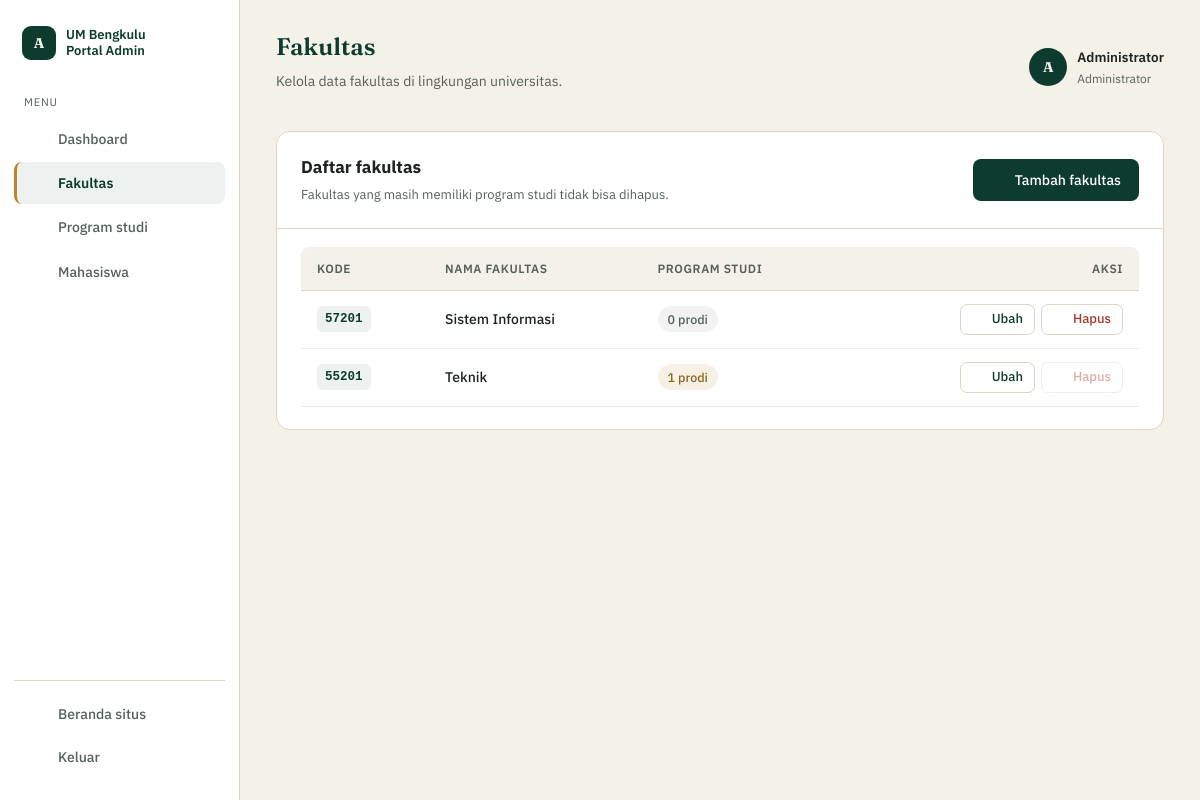
Screenshot of /administrator/fakultas.php (signed in) with the database file from the repository.
### tables this page shows
CREATE TABLE `fakultas` (
  `id` int(11) NOT NULL,
  `kode_fakultas` varchar(10) NOT NULL,
  `nama_fakultas` varchar(100) NOT NULL,
  `created_at` timestamp NULL DEFAULT current_timestamp(),
  `updated_at` timestamp NULL DEFAULT current_timestamp() ON UPDATE current_timestamp()
);

### administrator/fakultas.php (the view, shortened to what this page needs)
<?php
require __DIR__ . '/../includes/layout_admin.php';
include __DIR__ . '/../config/connection.php';
$daftar = mysqli_fetch_all(mysqli_query($koneksi, "
    SELECT f.id, f.kode_fakultas, f.nama_fakultas, COUNT(p.id) AS jumlah_prodi
    FROM fakultas f LEFT JOIN program_studi p ON p.id_fakultas = f.id
    GROUP BY f.id, f.kode_fakultas, f.nama_fakultas
    ORDER BY f.nama_fakultas ASC
"), MYSQLI_ASSOC);
admin_buka('Fakultas', 'Kelola data fakultas di lingkungan universitas.', 'fakultas', true);
?>
      <div class="panel panel-tabel">
        <div class="panel-kepala">
          <div>
            <h3>Daftar fakultas</h3>
            <p>Fakultas yang masih memiliki program studi tidak bisa dihapus.</p>
          </div>
          <a href="/administrator/fakultas_form.php" class="tombol-utama"><?= admin_ikon('tambah') ?>Tambah fakultas</a>
        </div>
        <?php if (empty($daftar)): ?>
          <div class="kosong-tabel">
            <b>Belum ada fakultas</b>
            Klik "Tambah fakultas" untuk membuat yang pertama.
          </div>
        <?php else: ?>
          <div class="panel-isi">
            <div class="tabel-gulir">
              <table class="tabel-data" data-cari="Cari kode atau nama fakultas...">
                <thead>
                  <tr><th>Kode</th><th>Nama fakultas</th><th>Program studi</th><th class="kanan">Aksi</th></tr>
                </thead>
                <tbody>
                  <?php foreach ($daftar as $f):
                      $jumlah = (int) $f['jumlah_prodi'];
                      $konfirmasi = 'Hapus fakultas "' . $f['nama_fakultas'] . '"? Tindakan ini tidak bisa dibatalkan.';
                  ?>
                  <tr>
                    <td><span class="kode-chip"><?= teks($f['kode_fakultas']) ?></span></td>
                    <td><span class="nama-utama"><?= teks($f['nama_fakultas']) ?></span></td>
                    <td data-order="<?= sprintf('%06d', $jumlah) ?>"><span class="lencana<?= $jumlah === 0 ? ' nol' : '' ?>"><?= $jumlah ?> prodi</span></td>
                    <td class="kanan">
                      <div class="aksi-baris">
                        <a class="tombol-aksi" href="/administrator/fakultas_form.php?id=<?= (int) $f['id'] ?>"><?= admin_ikon('pensil') ?>Ubah</a>
                        <form action="/administrator/fakultas_hapus.php" method="post"
                              onsubmit="return confirm(<?= htmlspecialchars(json_encode($konfirmasi), ENT_QUOTES, 'UTF-8') ?>)">
                          <button type="submit" class="tombol-aksi bahaya"
                            <?= $jumlah > 0 ? 'disabled title="Masih memiliki program studi. Hapus atau pindahkan dulu program studinya."' : '' ?>><?= admin_ikon('sampah') ?>Hapus</button>
                        </form>
                      </div>
                    </td>
                  </tr>
                  <?php endforeach; ?>
                </tbody>
              </table>
            </div>
          </div>
        <?php endif; ?>
      </div>
<?php admin_tutup(); ?>

### includes/layout_admin.php (shortened to what this page needs)
<?php
if (!function_exists('teks')) {
    function teks($nilai) {
        return htmlspecialchars($nilai ?? '-', ENT_QUOTES, 'UTF-8');
    }
}
function admin_ikon($nama) {
    $ikon = [
        'grid'   => '<rect x="3" y="3" width="7" height="7" rx="1.5"/><rect x="14" y="3" width="7" height="7" rx="1.5"/><rect x="3" y="14" width="7" height="7" rx="1.5"/><rect x="14" y="14" width="7" height="7" rx="1.5"/>',
        'gedung' => '<rect x="4" y="3" width="16" height="18" rx="1.5"/><line x1="8" y1="8" x2="16" y2="8"/><line x1="8" y1="12" x2="16" y2="12"/><line x1="8" y1="16" x2="12" y2="16"/>',
        'topi'   => '<path d="M12 3 2 8l10 5 10-5-10-5z"/><path d="M6 10.5V16c0 1.5 2.7 3 6 3s6-1.5 6-3v-5.5"/>',
        'orang'  => '<circle cx="9" cy="8" r="3"/><path d="M2 20c0-3.5 3-6 7-6s7 2.5 7 6"/><circle cx="17" cy="9" r="2.3"/><path d="M16 14.2c2.6.3 4.5 2.3 4.5 5.8"/>',
        'rumah'  => '<path d="M3 11l9-8 9 8"/><path d="M5 10v10h14V10"/>',
        'keluar' => '<path d="M9 21H5a2 2 0 01-2-2V5a2 2 0 012-2h4"/><polyline points="16 17 21 12 16 7"/><line x1="21" y1="12" x2="9" y2="12"/>',
        'tambah' => '<line x1="12" y1="5" x2="12" y2="19"/><line x1="5" y1="12" x2="19" y2="12"/>',
        'pensil' => '<path d="M4 20h4l11-11-4-4L4 16v4z"/><line x1="13.5" y1="6.5" x2="17.5" y2="10.5"/>',
        'sampah' => '<polyline points="4 7 20 7"/><path d="M6 7l1 13h10l1-13"/><path d="M9 7V4h6v3"/>',
        'kembali'=> '<polyline points="15 18 9 12 15 6"/>',
    ];
    return '<svg viewBox="0 0 24 24" fill="none" stroke="currentColor" stroke-width="1.8" stroke-linecap="round" stroke-linejoin="round" aria-hidden="true">' . $ikon[$nama] . '</svg>';
}
function admin_buka($judul, $subjudul, $aktif, $pakai_datatable = false) {
    $menu = [
        'dashboard' => ['/administrator/dashboard.php', 'Dashboard', 'grid'],
        'fakultas'  => ['/administrator/fakultas.php',  'Fakultas', 'gedung'],
        'prodi'     => ['/administrator/prodi.php',     'Program studi', 'topi'],
        'mahasiswa' => ['/administrator/mahasiswa.php', 'Mahasiswa', 'orang'],
    ];
    ?>
<!DOCTYPE html>
<html lang="id">
<head>
<link rel="stylesheet" href="/style.css">
</head>
<body>
<div class="app-shell">
  <aside class="sidebar">
    <div class="sidebar-brand">
      <div class="lambang">A</div>
      <div class="sidebar-brand-teks">UM Bengkulu<br>Portal Admin</div>
    </div>
    <div class="sidebar-menu-label">Menu</div>
    <nav class="sidebar-nav">
      <?php foreach ($menu as $kunci => [$url, $label, $ikon]): ?>
        <a href="<?= $url ?>" class="sidebar-link<?= $kunci === $aktif ? ' aktif' : '' ?>">
          <?= admin_ikon($ikon) ?>
          <?= $label ?>
        </a>
      <?php endforeach; ?>
    </nav>
    <div class="sidebar-keluar">
      <a href="/index.php" class="sidebar-link"><?= admin_ikon('rumah') ?>Beranda situs</a>
      <a href="/logout.php" class="sidebar-link"><?= admin_ikon('keluar') ?>Keluar</a>
    </div>
  </aside>
  <div class="app-main">
    <header class="app-topbar">
      <div>
        <h1><?= teks($judul) ?></h1>
        <p><?= teks($subjudul) ?></p>
      </div>
      <div class="app-topbar-profil">
        <div class="avatar-kecil">A</div>
        <div>
          <div class="topbar-nama"><?= teks($_SESSION['nama_tampil'] ?? 'Admin') ?></div>
          <div class="topbar-sub">Administrator</div>
        </div>
      </div>
    </header>
    <main class="app-content">
<?php
}
function admin_tutup() {
    ?>
    </main>
  </div>
</div>
</body>
</html>
<?php
}

### style.css (style rules this page uses)
:root { --hijau-tua: #0D3B2E; --hijau: #1F5C46; --emas: #B8862B; --krem: #F4F1E9; --tinta: #1C2321; --tinta-lembut: #55605B; --garis: #DCD5C3; --merah: #A3372B; --merah-lembut: #FBECEA; }
* { box-sizing: border-box; }
html { scroll-behavior: smooth; }
body { margin: 0; background: var(--krem); color: var(--tinta); font-family: 'IBM Plex Sans', sans-serif; line-height: 1.6; }
h1, h2 { font-family: 'Fraunces', serif; font-weight: 600; color: var(--hijau-tua); margin: 0; }
table { width: 100%; border-collapse: collapse; min-width: 880px; font-size: 13.5px; }
thead th { background: var(--hijau-tua); color: var(--krem); text-align: left; padding: 12px 16px; font-weight: 500; white-space: nowrap; }
tbody td { padding: 12px 16px; border-top: 1px solid var(--garis); }
tbody tr:nth-child(even) { background: rgba(31, 92, 70, 0.045); }
.app-shell { display: flex; min-height: 100vh; align-items: stretch; }
.sidebar { width: 240px; flex-shrink: 0; background: #fff; border-right: 1px solid var(--garis); padding: 22px 14px; display: flex; flex-direction: column; position: sticky; top: 0; height: 100vh; }
.sidebar-brand { display: flex; align-items: center; gap: 10px; padding: 4px 8px 26px; }
.sidebar-brand .lambang { width: 34px; height: 34px; border-radius: 9px; background: var(--hijau-tua); color: var(--krem); display: flex; align-items: center; justify-content: center; font-family: 'Fraunces', serif; font-weight: 700; font-size: 14px; flex-shrink: 0; }
.sidebar-brand-teks { font-size: 13px; font-weight: 600; color: var(--hijau-tua); line-height: 1.25; }
.sidebar-menu-label { font-size: 11px; text-transform: uppercase; letter-spacing: 0.07em; color: var(--tinta-lembut); padding: 8px 10px 6px; }
.sidebar-nav { display: flex; flex-direction: column; gap: 2px; flex: 1; }
.sidebar-link { display: flex; align-items: center; gap: 11px; padding: 10px 12px; border-radius: 8px; color: var(--tinta-lembut); text-decoration: none; font-size: 14px; font-weight: 500; border-left: 3px solid transparent; }
.sidebar-link svg { width: 18px; height: 18px; flex-shrink: 0; }
.sidebar-link.aktif { background: rgba(13,59,46,0.07); color: var(--hijau-tua); border-left-color: var(--emas); font-weight: 600; }
.sidebar-keluar { margin-top: auto; padding-top: 12px; border-top: 1px solid var(--garis); }
.app-main { flex: 1; min-width: 0; background: var(--krem); }
.app-topbar { display: flex; align-items: center; justify-content: space-between; padding: 28px 36px 6px; gap: 20px; flex-wrap: wrap; }
.app-topbar h1 { font-size: 24px; }
.app-topbar p { color: var(--tinta-lembut); font-size: 14px; margin-top: 4px; }
.app-topbar-profil { display: flex; align-items: center; gap: 10px; }
.avatar-kecil { width: 38px; height: 38px; border-radius: 50%; background: var(--hijau-tua); color: var(--krem); display: flex; align-items: center; justify-content: center; font-family: 'Fraunces', serif; font-weight: 700; font-size: 14px; flex-shrink: 0; }
.topbar-nama { font-size: 13.5px; font-weight: 600; color: var(--tinta); }
.topbar-sub { font-size: 12px; color: var(--tinta-lembut); }
.app-content { padding: 18px 36px 48px; }
.panel { background: #fff; border: 1px solid var(--garis); border-radius: 14px; padding: 24px; }
.panel h3 { font-size: 16px; margin: 0 0 3px; }

### rows the page displays
fakultas: kode_fakultas "57201", nama_fakultas "Sistem Informasi", jumlah "0"
fakultas: kode_fakultas "55201", nama_fakultas "Teknik", jumlah "1"

### other values shown
$label "Dashboard"
$label "Fakultas"
$label "Program studi"
$label "Mahasiswa"
teks($judul) "Fakultas"
teks($subjudul) "Kelola data fakultas di lingkungan universitas."
teks($_SESSION['nama_tampil'] ?? 'Admin') "Administrator"
